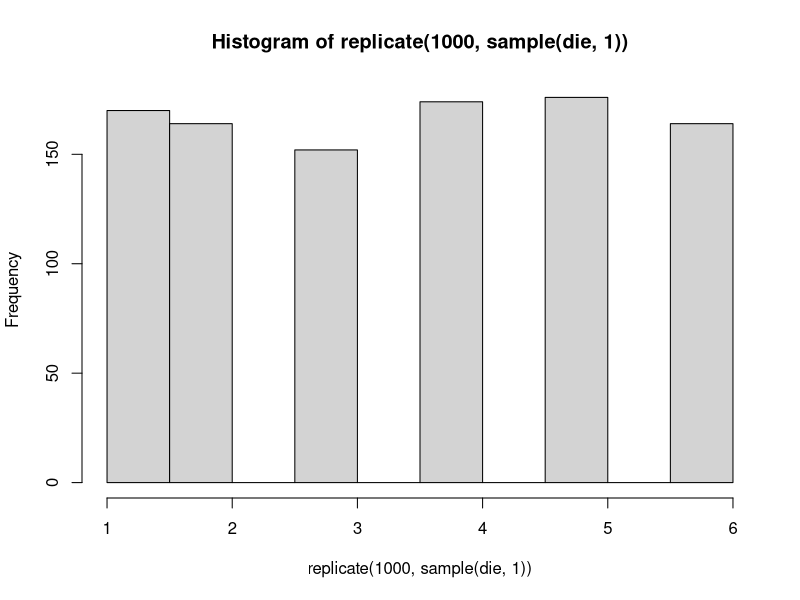
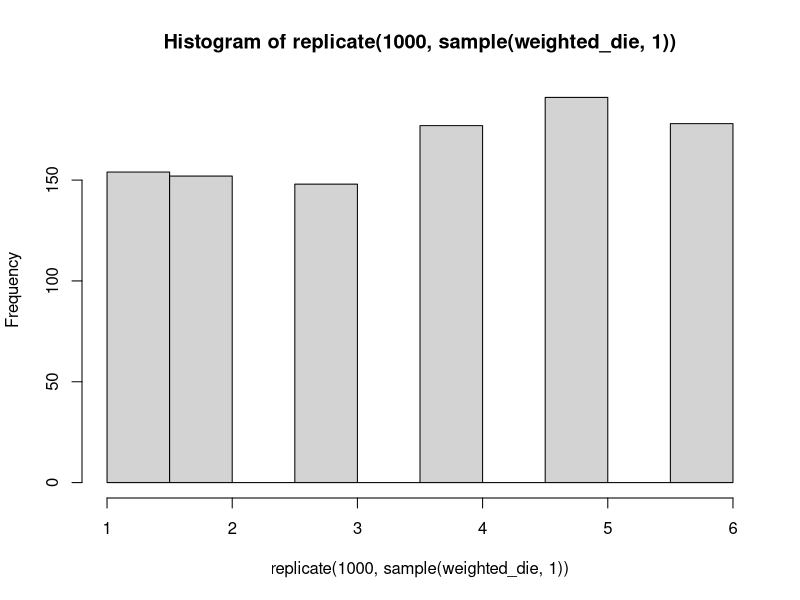
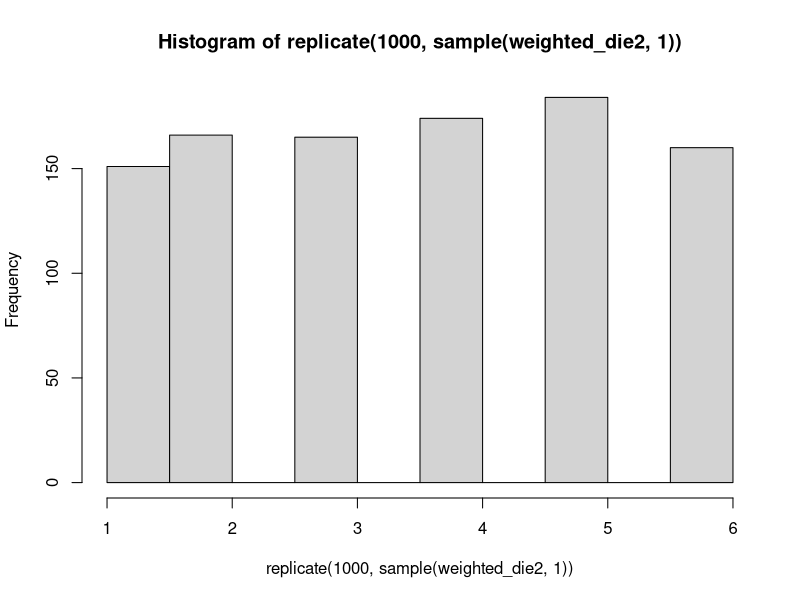

The R source for these figures, in order:
## ---- chunk 1
knitr::opts_chunk$set(echo = TRUE)
## ---- chunk 2
library(tidyverse)
## ---- chunk 3
deck <- tibble(
  card = rep(
    c("ace",
      "deuce",
      "three",
      "four",
      "five",
      "six",
      "seven",
      "eight",
      "nine",
      "ten",
      "jack",
      "queen",
      "king"
    ),4),
  suit =
    rep(c(
      "diamonds", 
      "hearts", 
      "clubs", 
      "spades"),
        each = 13),
  color = rep(c("red", 
                "black"),
              each = 26)) #dataframe of deck of cards
## ---- chunk 4
glimpse(deck) #deck has 52 cards and 3 variables.
## ---- chunk 5
pr_black <- deck |> filter(color == "black") |> nrow()/nrow(deck)
## ---- chunk 6
pr_red <-  deck |> filter(color == "red") |> nrow()/nrow(deck)
## ---- chunk 7
pr_black * pr_red
## ---- chunk 8
sample_n(deck, 5, replace = FALSE) #sample 5 rows of the deck without replacement
## ---- chunk 9
sample_n(deck, 5, replace = FALSE) #2nd random hand 
## ---- chunk 10
sample_n(deck, 5, replace = FALSE) #3rd random hand
## ---- chunk 11
sample_n(deck, 5, replace = FALSE) #4th random hand
## ---- chunk 12
sample_n(deck, 5, replace = FALSE) #fifth random hand
## ---- chunk 13
a <- choose(52, 5) # this function performed 52C5 = (52!)/(5!(52-5)!)
## ---- chunk 14
s <- choose(4,1) #Choosing one suit out of 4 to be drawn twice
ss <- choose(13,2) #choosing 2 from one suit with 13 cards 
## ---- chunk 15
s *ss * (13^3) #cubing 13 because 13 choose 1 is done 3 times for each of the other cards in the 5-card suit
## ---- chunk 16
(s*ss*(13^3))/a
## ---- chunk 17
not_ace <- (48/52)*(47/51)*(46/50)*(45/49)*(44/48)
## ---- chunk 18
1 - not_ace
## ---- chunk 19
no_ace <- choose(48,5) #number of possible hands with no aces
## ---- chunk 20
prob_noace <- (no_ace/a) #probability of hands with no aces 
## ---- chunk 21
1 - prob_noace #complement rule to find probability of at least 1 ace
## ---- chunk 22
df <- tibble(
  id = 1:6,
  name = c("Alice", "Bob", "Charlie", "Diane", "Fred", "Jenny")
) #creating dataframe with 6 names for the committee
## ---- chunk 23
df_pairs <- df |> 
  rename(id1 = id, name1 = name) |>  
  crossing(df |> 
             select(id2 = id, name2 = name)) |> 
  filter(id1 < id2) |> 
  unite(id, id1, id2) |> 
  unite(name, name1, name2)

df_pairs
## ---- chunk 24
choose(6,2)
## ---- chunk 25
df_orderpairs <- df |> 
  rename(id1 = id, name1 = name) |>  
  crossing(df |> 
             select(id2 = id, name2 = name)) |> 
  filter(id1 != id2) |> #changed filter from earlier code to find all pairs in which names don't equal each other to find all ordered pairs
  unite(id, id1, id2) |> 
  unite(name, name1, name2)

df_orderpairs
## ---- chunk 26
factorial(6)/factorial(4) #the denominator is correcting for counting pairs with same name e.g. Fred_Fred and equals (6 - 2)!
## ---- chunk 27
die <- 1:6
  
## ---- chunk 28
set.seed(1)
replicate(1000, sample(die,1)) |> hist() #roll 1 die and repeat 1000 times 

## ---- chunk 29
weighted_die <- 1:6
prob = c(".1", ".1",".1",".1", ".1", ".5")

## ---- chunk 30
set.seed(2)
replicate(1000, sample(weighted_die,1)) |> hist() #roll 1 weighted die and repeat 1000 times 
## ---- chunk 31
weighted_die2 <- 1:6
prob = c("(1/6)", "(1/6)","(1/6)","(1/6)", "(1/3)", "(1/3)")

set.seed(4)
replicate(1000,sample(weighted_die2,1)) |> hist()


